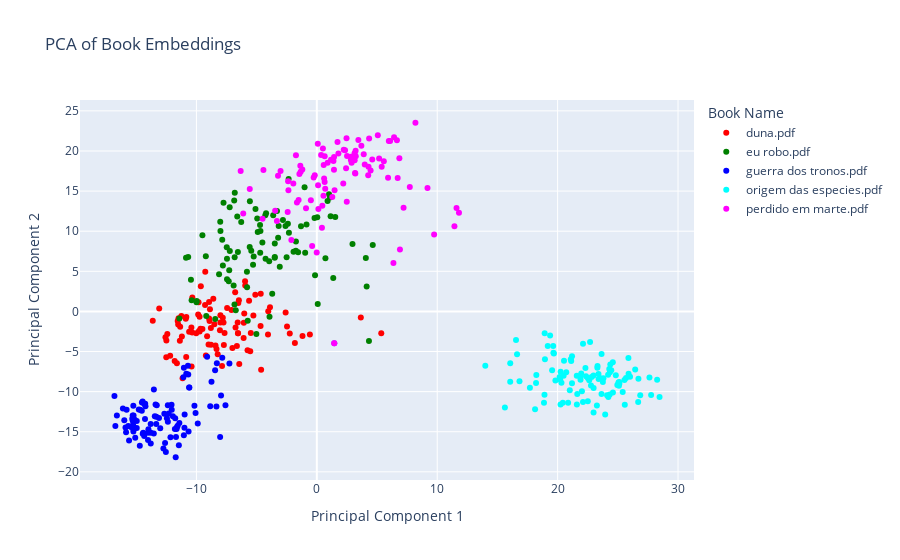

Write notebook code for a chart like this one.
### Code cell
import pandas as pd
import numpy as np
from sklearn.decomposition import PCA
from sklearn.preprocessing import StandardScaler
import plotly.express as px
import plotly.graph_objects as go

# Load the dataset
df = pd.read_csv('book_chunks_dataset.csv')

# Assuming 'embedding' column is stored as a string representation of a list, convert back to actual list
df['embedding'] = df['embedding'].apply(lambda x: eval(x))

# Extract the first 15 words from each chunk for the hover information
df['first_15_words'] = df['chunk_text'].apply(lambda x: ' '.join(str(x).split()[:15]))


# Convert list of embeddings into a 2D numpy array
X = np.array(df['embedding'].tolist())

# Standardizing the features (important for PCA)
X = StandardScaler().fit_transform(X)

# Perform PCA to reduce the embeddings to 2 dimensions
pca = PCA(n_components=2)
principalComponents = pca.fit_transform(X)

# Add the principal components to the dataframe
df['principal component 1'] = principalComponents[:, 0]
df['principal component 2'] = principalComponents[:, 1]

# Plot using Plotly
fig = go.Figure()

# Color map for different books
colors = {'duna.pdf': 'red', 'eu robo.pdf': 'green', 'guerra dos tronos.pdf': 'blue', 
          'harry potter.pdf': 'yellow', 'origem das especies.pdf': 'cyan', 
          'perdido em marte.pdf': 'magenta'}

# Add traces for each book
for book, color in colors.items():
    book_df = df[df['document_name'] == book]
    fig.add_trace(go.Scatter(
        x=book_df['principal component 1'], 
        y=book_df['principal component 2'],
        text=book_df['first_15_words'],  # This will be shown on hover
        mode='markers',
        marker_color=color,
        name=book
    ))

# Customize layout
fig.update_layout(
    title='PCA of Book Embeddings',
    xaxis_title='Principal Component 1',
    yaxis_title='Principal Component 2',
    legend_title='Book Name'
)

# Show plot
fig.show()
